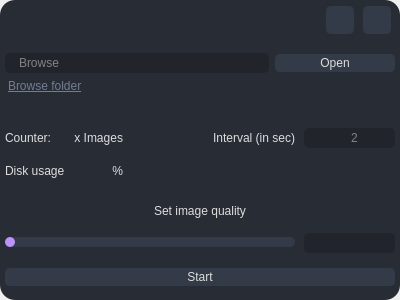
<?xml version="1.0" encoding="UTF-8"?>
<ui version="4.0">
 <class>MainWindow</class>
 <widget class="QMainWindow" name="MainWindow">
  <property name="geometry">
   <rect>
    <x>0</x>
    <y>0</y>
    <width>400</width>
    <height>300</height>
   </rect>
  </property>
  <property name="minimumSize">
   <size>
    <width>400</width>
    <height>300</height>
   </size>
  </property>
  <property name="maximumSize">
   <size>
    <width>400</width>
    <height>300</height>
   </size>
  </property>
  <property name="windowTitle">
   <string>MainWindow</string>
  </property>
  <property name="styleSheet">
   <string notr="true">border-radius: 40px;</string>
  </property>
  <widget class="QWidget" name="styleSheet">
   <property name="styleSheet">
    <string notr="true">
QWidget{
	color: rgb(221, 221, 221);
	font: 10pt &quot;Segoe UI&quot;;
	background-color: rgb(40, 44, 52);
	border-radius: 15px;
}

Qframe{
	border-radius: 15px;
}

.QPushButton {
	border: 2px solid rgb(52, 59, 72);
	border-radius: 5px;	
	background-color: rgb(52, 59, 72);
}
.QPushButton:hover {
	background-color: rgb(57, 65, 80);
	border: 2px solid rgb(61, 70, 86);
}
.QPushButton:pressed {	
	background-color: rgb(35, 40, 49);
	border: 2px solid rgb(43, 50, 61);
}


/* /////////////////////////////////////////////////////////////////////////////////////////////////
QTableWidget */
QTableWidget {	
	background-color: transparent;
	padding: 10px;
	border-radius: 5px;
	gridline-color: rgb(44, 49, 58);
	border-bottom: 1px solid rgb(44, 49, 60);
}
QTableWidget::item{
	border-color: rgb(44, 49, 60);
	padding-left: 5px;
	padding-right: 5px;
	gridline-color: rgb(44, 49, 60);
}
QTableWidget::item:selected{
	background-color: rgb(189, 147, 249);
}
QHeaderView::section{
	background-color: rgb(33, 37, 43);
	max-width: 30px;
	border: 1px solid rgb(44, 49, 58);
	border-style: none;
    border-bottom: 1px solid rgb(44, 49, 60);
    border-right: 1px solid rgb(44, 49, 60);
}
QTableWidget::horizontalHeader {	
	background-color: rgb(33, 37, 43);
}
QHeaderView::section:horizontal
{
    border: 1px solid rgb(33, 37, 43);
	background-color: rgb(33, 37, 43);
	padding: 3px;
	border-top-left-radius: 7px;
    border-top-right-radius: 7px;
}
QHeaderView::section:vertical
{
    border: 1px solid rgb(44, 49, 60);
}

/* /////////////////////////////////////////////////////////////////////////////////////////////////
LineEdit */
QLineEdit {
	background-color: rgb(33, 37, 43);
	border-radius: 5px;
	border: 2px solid rgb(33, 37, 43);
	padding-left: 10px;
	selection-color: rgb(255, 255, 255);
	selection-background-color: rgb(255, 121, 198);
}
QLineEdit:hover {
	border: 2px solid rgb(64, 71, 88);
}
QLineEdit:focus {
	border: 2px solid rgb(91, 101, 124);
}

/* /////////////////////////////////////////////////////////////////////////////////////////////////
PlainTextEdit */
QPlainTextEdit {
	background-color: rgb(27, 29, 35);
	border-radius: 5px;
	padding: 10px;
	selection-color: rgb(255, 255, 255);
	selection-background-color: rgb(255, 121, 198);
}
QPlainTextEdit  QScrollBar:vertical {
    width: 8px;
 }
QPlainTextEdit  QScrollBar:horizontal {
    height: 8px;
 }
QPlainTextEdit:hover {
	border: 2px solid rgb(64, 71, 88);
}
QPlainTextEdit:focus {
	border: 2px solid rgb(91, 101, 124);
}

/* /////////////////////////////////////////////////////////////////////////////////////////////////
ScrollBars */
QScrollBar:horizontal {
    border: none;
    background: rgb(52, 59, 72);
    height: 8px;
    margin: 0px 21px 0 21px;
	border-radius: 0px;
}
QScrollBar::handle:horizontal {
    background: rgb(189, 147, 249);
    min-width: 25px;
	border-radius: 4px
}
QScrollBar::add-line:horizontal {
    border: none;
    background: rgb(55, 63, 77);
    width: 20px;
	border-top-right-radius: 4px;
    border-bottom-right-radius: 4px;
    subcontrol-position: right;
    subcontrol-origin: margin;
}
QScrollBar::sub-line:horizontal {
    border: none;
    background: rgb(55, 63, 77);
    width: 20px;
	border-top-left-radius: 4px;
    border-bottom-left-radius: 4px;
    subcontrol-position: left;
    subcontrol-origin: margin;
}
QScrollBar::up-arrow:horizontal, QScrollBar::down-arrow:horizontal
{
     background: none;
}
QScrollBar::add-page:horizontal, QScrollBar::sub-page:horizontal
{
     background: none;
}
 QScrollBar:vertical {
	border: none;
    background: rgb(52, 59, 72);
    width: 8px;
    margin: 21px 0 21px 0;
	border-radius: 0px;
 }
 QScrollBar::handle:vertical {	
	background: rgb(189, 147, 249);
    min-height: 25px;
	border-radius: 4px
 }
 QScrollBar::add-line:vertical {
     border: none;
    background: rgb(55, 63, 77);
     height: 20px;
	border-bottom-left-radius: 4px;
    border-bottom-right-radius: 4px;
     subcontrol-position: bottom;
     subcontrol-origin: margin;
 }
 QScrollBar::sub-line:vertical {
	border: none;
    background: rgb(55, 63, 77);
     height: 20px;
	border-top-left-radius: 4px;
    border-top-right-radius: 4px;
     subcontrol-position: top;
     subcontrol-origin: margin;
 }
 QScrollBar::up-arrow:vertical, QScrollBar::down-arrow:vertical {
     background: none;
 }

 QScrollBar::add-page:vertical, QScrollBar::sub-page:vertical {
     background: none;
 }

/* /////////////////////////////////////////////////////////////////////////////////////////////////
CheckBox */
QCheckBox::indicator {
    border: 3px solid rgb(52, 59, 72);
	width: 15px;
	height: 15px;
	border-radius: 10px;
    background: rgb(44, 49, 60);
}
QCheckBox::indicator:hover {
    border: 3px solid rgb(58, 66, 81);
}
QCheckBox::indicator:checked {
    background: 3px solid rgb(52, 59, 72);
	border: 3px solid rgb(52, 59, 72);	
	background-image: url(:/icons/images/icons/cil-check-alt.png);
}

/* /////////////////////////////////////////////////////////////////////////////////////////////////
RadioButton */
QRadioButton::indicator {
    border: 3px solid rgb(52, 59, 72);
	width: 15px;
	height: 15px;
	border-radius: 10px;
    background: rgb(44, 49, 60);
}
QRadioButton::indicator:hover {
    border: 3px solid rgb(58, 66, 81);
}
QRadioButton::indicator:checked {
    background: 3px solid rgb(94, 106, 130);
	border: 3px solid rgb(52, 59, 72);	
}

/* /////////////////////////////////////////////////////////////////////////////////////////////////
ComboBox */
QComboBox{
	background-color: rgb(27, 29, 35);
	border-radius: 5px;
	border: 2px solid rgb(33, 37, 43);
	padding: 5px;
	padding-left: 10px;
}
QComboBox:hover{
	border: 2px solid rgb(64, 71, 88);
}
QComboBox::drop-down {
	subcontrol-origin: padding;
	subcontrol-position: top right;
	width: 25px; 
	border-left-width: 3px;
	border-left-color: rgba(39, 44, 54, 150);
	border-left-style: solid;
	border-top-right-radius: 3px;
	border-bottom-right-radius: 3px;	
	background-image: url(:/icons/images/icons/cil-arrow-bottom.png);
	background-position: center;
	background-repeat: no-reperat;
 }
QComboBox QAbstractItemView {
	color: rgb(255, 121, 198);	
	background-color: rgb(33, 37, 43);
	padding: 10px;
	selection-background-color: rgb(39, 44, 54);
}

/* /////////////////////////////////////////////////////////////////////////////////////////////////
Sliders */
QSlider::groove:horizontal {
    border-radius: 5px;
    height: 10px;
	margin: 0px;
	background-color: rgb(52, 59, 72);
}
QSlider::groove:horizontal:hover {
	background-color: rgb(55, 62, 76);
}
QSlider::handle:horizontal {
    background-color: rgb(189, 147, 249);
    border: none;
    height: 10px;
    width: 10px;
    margin: 0px;
	border-radius: 5px;
}
QSlider::handle:horizontal:hover {
    background-color: rgb(195, 155, 255);
}
QSlider::handle:horizontal:pressed {
    background-color: rgb(255, 121, 198);
}

QSlider::groove:vertical {
    border-radius: 5px;
    width: 10px;
    margin: 0px;
	background-color: rgb(52, 59, 72);
}
QSlider::groove:vertical:hover {
	background-color: rgb(55, 62, 76);
}
QSlider::handle:vertical {
    background-color: rgb(189, 147, 249);
	border: none;
    height: 10px;
    width: 10px;
    margin: 0px;
	border-radius: 5px;
}
QSlider::handle:vertical:hover {
    background-color: rgb(195, 155, 255);
}
QSlider::handle:vertical:pressed {
    background-color: rgb(255, 121, 198);
}

/* /////////////////////////////////////////////////////////////////////////////////////////////////
CommandLinkButton */
QCommandLinkButton {	
	color: rgb(255, 121, 198);
	border-radius: 5px;
	padding: 5px;
	color: rgb(255, 170, 255);
}
QCommandLinkButton:hover {	
	color: rgb(255, 170, 255);
	background-color: rgb(44, 49, 60);
}
QCommandLinkButton:pressed {	
	color: rgb(189, 147, 249);
	background-color: rgb(52, 58, 71);
}
</string>
   </property>
   <layout class="QVBoxLayout" name="verticalLayout">
    <property name="spacing">
     <number>0</number>
    </property>
    <property name="leftMargin">
     <number>5</number>
    </property>
    <property name="topMargin">
     <number>5</number>
    </property>
    <property name="rightMargin">
     <number>5</number>
    </property>
    <property name="bottomMargin">
     <number>5</number>
    </property>
    <item>
     <widget class="QFrame" name="bgApp">
      <property name="frameShape">
       <enum>QFrame::StyledPanel</enum>
      </property>
      <property name="frameShadow">
       <enum>QFrame::Raised</enum>
      </property>
      <layout class="QGridLayout" name="gridLayout">
       <property name="leftMargin">
        <number>0</number>
       </property>
       <property name="topMargin">
        <number>0</number>
       </property>
       <property name="rightMargin">
        <number>0</number>
       </property>
       <item row="4" column="0">
        <widget class="QPushButton" name="startButton">
         <property name="cursor">
          <cursorShape>PointingHandCursor</cursorShape>
         </property>
         <property name="text">
          <string>Start</string>
         </property>
        </widget>
       </item>
       <item row="1" column="0">
        <widget class="QFrame" name="browseFolder">
         <property name="sizePolicy">
          <sizepolicy hsizetype="Minimum" vsizetype="Minimum">
           <horstretch>0</horstretch>
           <verstretch>0</verstretch>
          </sizepolicy>
         </property>
         <property name="frameShape">
          <enum>QFrame::StyledPanel</enum>
         </property>
         <property name="frameShadow">
          <enum>QFrame::Raised</enum>
         </property>
         <layout class="QGridLayout" name="gridLayout_2">
          <property name="leftMargin">
           <number>0</number>
          </property>
          <property name="rightMargin">
           <number>0</number>
          </property>
          <property name="verticalSpacing">
           <number>0</number>
          </property>
          <item row="1" column="2">
           <widget class="QPushButton" name="pathButton">
            <property name="minimumSize">
             <size>
              <width>120</width>
              <height>0</height>
             </size>
            </property>
            <property name="cursor">
             <cursorShape>PointingHandCursor</cursorShape>
            </property>
            <property name="text">
             <string>Open</string>
            </property>
            <property name="icon">
             <iconset>
              <normaloff>images/cil-folder-open.png</normaloff>images/cil-folder-open.png</iconset>
            </property>
           </widget>
          </item>
          <item row="2" column="0">
           <widget class="QLabel" name="browseLabel_3">
            <property name="maximumSize">
             <size>
              <width>16777215</width>
              <height>25</height>
             </size>
            </property>
            <property name="cursor">
             <cursorShape>PointingHandCursor</cursorShape>
            </property>
            <property name="styleSheet">
             <string notr="true">color: rgb(113, 126, 149);
margin-right: 10px;
text-decoration: underline
</string>
            </property>
            <property name="lineWidth">
             <number>1</number>
            </property>
            <property name="text">
             <string>Browse folder</string>
            </property>
            <property name="alignment">
             <set>Qt::AlignLeading|Qt::AlignLeft|Qt::AlignTop</set>
            </property>
           </widget>
          </item>
          <item row="2" column="1">
           <spacer name="horizontalSpacer_2">
            <property name="orientation">
             <enum>Qt::Horizontal</enum>
            </property>
            <property name="sizeHint" stdset="0">
             <size>
              <width>40</width>
              <height>20</height>
             </size>
            </property>
           </spacer>
          </item>
          <item row="1" column="0" colspan="2">
           <widget class="QLineEdit" name="pathEditLine">
            <property name="readOnly">
             <bool>true</bool>
            </property>
            <property name="placeholderText">
             <string>Browse</string>
            </property>
           </widget>
          </item>
         </layout>
        </widget>
       </item>
       <item row="0" column="0">
        <widget class="QFrame" name="menuFrame">
         <property name="maximumSize">
          <size>
           <width>16777215</width>
           <height>30</height>
          </size>
         </property>
         <property name="frameShape">
          <enum>QFrame::StyledPanel</enum>
         </property>
         <property name="frameShadow">
          <enum>QFrame::Raised</enum>
         </property>
         <layout class="QGridLayout" name="gridLayout_4">
          <property name="topMargin">
           <number>0</number>
          </property>
          <property name="rightMargin">
           <number>4</number>
          </property>
          <property name="bottomMargin">
           <number>0</number>
          </property>
          <property name="horizontalSpacing">
           <number>9</number>
          </property>
          <property name="verticalSpacing">
           <number>0</number>
          </property>
          <item row="0" column="3">
           <widget class="QPushButton" name="closeAppBtn">
            <property name="minimumSize">
             <size>
              <width>28</width>
              <height>28</height>
             </size>
            </property>
            <property name="maximumSize">
             <size>
              <width>28</width>
              <height>28</height>
             </size>
            </property>
            <property name="cursor">
             <cursorShape>PointingHandCursor</cursorShape>
            </property>
            <property name="toolTip">
             <string>Close</string>
            </property>
            <property name="text">
             <string/>
            </property>
            <property name="icon">
             <iconset>
              <normaloff>images/icon_close.png</normaloff>images/icon_close.png</iconset>
            </property>
            <property name="iconSize">
             <size>
              <width>20</width>
              <height>20</height>
             </size>
            </property>
           </widget>
          </item>
          <item row="0" column="0">
           <spacer name="horizontalSpacer_7">
            <property name="orientation">
             <enum>Qt::Horizontal</enum>
            </property>
            <property name="sizeHint" stdset="0">
             <size>
              <width>40</width>
              <height>20</height>
             </size>
            </property>
           </spacer>
          </item>
          <item row="0" column="2">
           <widget class="QPushButton" name="minimizeAppBtn">
            <property name="minimumSize">
             <size>
              <width>28</width>
              <height>28</height>
             </size>
            </property>
            <property name="maximumSize">
             <size>
              <width>28</width>
              <height>28</height>
             </size>
            </property>
            <property name="cursor">
             <cursorShape>PointingHandCursor</cursorShape>
            </property>
            <property name="toolTip">
             <string>Minimize</string>
            </property>
            <property name="text">
             <string/>
            </property>
            <property name="icon">
             <iconset>
              <normaloff>images/icon_minimize.png</normaloff>images/icon_minimize.png</iconset>
            </property>
            <property name="iconSize">
             <size>
              <width>20</width>
              <height>20</height>
             </size>
            </property>
           </widget>
          </item>
         </layout>
        </widget>
       </item>
       <item row="2" column="0" rowspan="2">
        <widget class="QFrame" name="settingsFrame">
         <property name="frameShape">
          <enum>QFrame::StyledPanel</enum>
         </property>
         <property name="frameShadow">
          <enum>QFrame::Raised</enum>
         </property>
         <layout class="QGridLayout" name="gridLayout_3">
          <property name="leftMargin">
           <number>0</number>
          </property>
          <property name="rightMargin">
           <number>0</number>
          </property>
          <property name="horizontalSpacing">
           <number>9</number>
          </property>
          <item row="4" column="5">
           <widget class="QLineEdit" name="qualityEditLine">
            <property name="maximumSize">
             <size>
              <width>100</width>
              <height>16777215</height>
             </size>
            </property>
           </widget>
          </item>
          <item row="1" column="4">
           <widget class="QLabel" name="intervalLabel">
            <property name="text">
             <string>Interval (in sec)</string>
            </property>
            <property name="alignment">
             <set>Qt::AlignRight|Qt::AlignTrailing|Qt::AlignVCenter</set>
            </property>
           </widget>
          </item>
          <item row="1" column="0">
           <widget class="QLabel" name="counterLabel">
            <property name="text">
             <string>Counter:</string>
            </property>
           </widget>
          </item>
          <item row="1" column="1">
           <widget class="QLabel" name="counterLine">
            <property name="text">
             <string>x Images</string>
            </property>
            <property name="alignment">
             <set>Qt::AlignRight|Qt::AlignTrailing|Qt::AlignVCenter</set>
            </property>
           </widget>
          </item>
          <item row="1" column="5">
           <widget class="QLineEdit" name="intervalEditLine">
            <property name="maximumSize">
             <size>
              <width>100</width>
              <height>16777215</height>
             </size>
            </property>
            <property name="alignment">
             <set>Qt::AlignCenter</set>
            </property>
            <property name="placeholderText">
             <string>2</string>
            </property>
           </widget>
          </item>
          <item row="2" column="2">
           <spacer name="horizontalSpacer_4">
            <property name="orientation">
             <enum>Qt::Horizontal</enum>
            </property>
            <property name="sizeHint" stdset="0">
             <size>
              <width>40</width>
              <height>20</height>
             </size>
            </property>
           </spacer>
          </item>
          <item row="2" column="5">
           <spacer name="horizontalSpacer_6">
            <property name="orientation">
             <enum>Qt::Horizontal</enum>
            </property>
            <property name="sizeHint" stdset="0">
             <size>
              <width>100</width>
              <height>20</height>
             </size>
            </property>
           </spacer>
          </item>
          <item row="2" column="3">
           <spacer name="horizontalSpacer">
            <property name="orientation">
             <enum>Qt::Horizontal</enum>
            </property>
            <property name="sizeHint" stdset="0">
             <size>
              <width>40</width>
              <height>20</height>
             </size>
            </property>
           </spacer>
          </item>
          <item row="2" column="4">
           <spacer name="horizontalSpacer_5">
            <property name="orientation">
             <enum>Qt::Horizontal</enum>
            </property>
            <property name="sizeHint" stdset="0">
             <size>
              <width>40</width>
              <height>20</height>
             </size>
            </property>
           </spacer>
          </item>
          <item row="4" column="0" colspan="5">
           <widget class="QSlider" name="qualitySlider">
            <property name="orientation">
             <enum>Qt::Horizontal</enum>
            </property>
           </widget>
          </item>
          <item row="3" column="0" colspan="6">
           <widget class="QLabel" name="imageQualityLabel">
            <property name="text">
             <string>Set image quality</string>
            </property>
            <property name="alignment">
             <set>Qt::AlignCenter</set>
            </property>
           </widget>
          </item>
          <item row="2" column="0">
           <widget class="QLabel" name="diskUsageLabel">
            <property name="text">
             <string>Disk usage</string>
            </property>
           </widget>
          </item>
          <item row="2" column="1">
           <widget class="QLabel" name="diskUsageEdit">
            <property name="text">
             <string>%</string>
            </property>
            <property name="alignment">
             <set>Qt::AlignRight|Qt::AlignTrailing|Qt::AlignVCenter</set>
            </property>
           </widget>
          </item>
         </layout>
        </widget>
       </item>
      </layout>
     </widget>
    </item>
   </layout>
  </widget>
 </widget>
 <resources>
  <include location="../../ImageCompressor/front-end/Image Compressor/resources.qrc"/>
 </resources>
 <connections/>
</ui>
